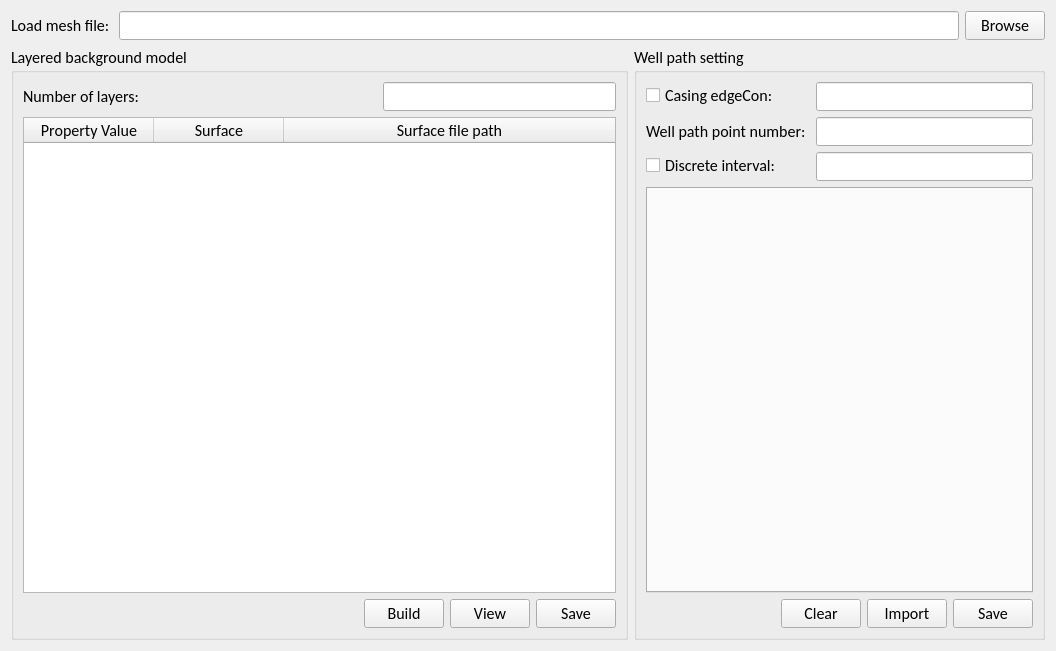
<?xml version="1.0" encoding="UTF-8"?>
<ui version="4.0">
 <class>tab_bkg</class>
 <widget class="QWidget" name="tab_bkg">
  <property name="geometry">
   <rect>
    <x>0</x>
    <y>0</y>
    <width>1056</width>
    <height>651</height>
   </rect>
  </property>
  <property name="font">
   <font>
    <family>Calibri</family>
    <pointsize>12</pointsize>
   </font>
  </property>
  <property name="windowTitle">
   <string>Form</string>
  </property>
  <layout class="QVBoxLayout" name="verticalLayout_3">
   <item>
    <layout class="QHBoxLayout" name="horizontalLayout" stretch="0,0,0">
     <item>
      <widget class="QLabel" name="label">
       <property name="text">
        <string>Load mesh file: </string>
       </property>
      </widget>
     </item>
     <item>
      <widget class="QLineEdit" name="lineEdit_meshpath"/>
     </item>
     <item>
      <widget class="QPushButton" name="pushButton_meshBrowser">
       <property name="text">
        <string>Browse</string>
       </property>
      </widget>
     </item>
    </layout>
   </item>
   <item>
    <layout class="QHBoxLayout" name="horizontalLayout_3" stretch="3,2">
     <item>
      <widget class="QGroupBox" name="groupBox_CellCon">
       <property name="title">
        <string>Layered background model</string>
       </property>
       <property name="checkable">
        <bool>false</bool>
       </property>
       <layout class="QVBoxLayout" name="verticalLayout_2">
        <item>
         <layout class="QHBoxLayout" name="horizontalLayout_2">
          <item>
           <widget class="QLabel" name="label_2">
            <property name="text">
             <string>Number of layers: </string>
            </property>
           </widget>
          </item>
          <item>
           <spacer name="horizontalSpacer">
            <property name="orientation">
             <enum>Qt::Horizontal</enum>
            </property>
            <property name="sizeHint" stdset="0">
             <size>
              <width>40</width>
              <height>20</height>
             </size>
            </property>
           </spacer>
          </item>
          <item>
           <widget class="QLineEdit" name="lineEdit_numLayers">
            <property name="alignment">
             <set>Qt::AlignCenter</set>
            </property>
           </widget>
          </item>
         </layout>
        </item>
        <item>
         <widget class="QTableWidget" name="tableWidget_layered">
          <attribute name="horizontalHeaderMinimumSectionSize">
           <number>80</number>
          </attribute>
          <attribute name="horizontalHeaderDefaultSectionSize">
           <number>130</number>
          </attribute>
          <attribute name="horizontalHeaderShowSortIndicator" stdset="0">
           <bool>true</bool>
          </attribute>
          <attribute name="horizontalHeaderStretchLastSection">
           <bool>true</bool>
          </attribute>
          <column>
           <property name="text">
            <string>Property Value</string>
           </property>
           <property name="font">
            <font>
             <family>Calibri</family>
             <pointsize>12</pointsize>
            </font>
           </property>
          </column>
          <column>
           <property name="text">
            <string>Surface</string>
           </property>
           <property name="font">
            <font>
             <family>Calibri</family>
             <pointsize>12</pointsize>
            </font>
           </property>
          </column>
          <column>
           <property name="text">
            <string>Surface file path</string>
           </property>
           <property name="font">
            <font>
             <family>Calibri</family>
             <pointsize>12</pointsize>
            </font>
           </property>
          </column>
         </widget>
        </item>
        <item>
         <layout class="QHBoxLayout" name="horizontalLayout_4" stretch="1,0,0,0">
          <item>
           <spacer name="horizontalSpacer_2">
            <property name="orientation">
             <enum>Qt::Horizontal</enum>
            </property>
            <property name="sizeHint" stdset="0">
             <size>
              <width>40</width>
              <height>20</height>
             </size>
            </property>
           </spacer>
          </item>
          <item>
           <widget class="QPushButton" name="pushButton_build">
            <property name="text">
             <string>Build</string>
            </property>
           </widget>
          </item>
          <item>
           <widget class="QPushButton" name="pushButton_viewModel">
            <property name="text">
             <string>View</string>
            </property>
           </widget>
          </item>
          <item>
           <widget class="QPushButton" name="pushButton_save_cellCon">
            <property name="text">
             <string>Save</string>
            </property>
           </widget>
          </item>
         </layout>
        </item>
       </layout>
      </widget>
     </item>
     <item>
      <widget class="QGroupBox" name="groupBox_edgeCon">
       <property name="title">
        <string>Well path setting</string>
       </property>
       <property name="checkable">
        <bool>false</bool>
       </property>
       <layout class="QVBoxLayout" name="verticalLayout">
        <item>
         <layout class="QFormLayout" name="formLayout">
          <item row="0" column="1">
           <widget class="QLineEdit" name="lineEdit_edgeCon">
            <property name="alignment">
             <set>Qt::AlignCenter</set>
            </property>
           </widget>
          </item>
          <item row="1" column="0">
           <widget class="QLabel" name="label_4">
            <property name="text">
             <string>Well path point number: </string>
            </property>
           </widget>
          </item>
          <item row="1" column="1">
           <widget class="QLineEdit" name="lineEdit_Npoints">
            <property name="alignment">
             <set>Qt::AlignCenter</set>
            </property>
           </widget>
          </item>
          <item row="2" column="1">
           <widget class="QLineEdit" name="lineEdit_int">
            <property name="alignment">
             <set>Qt::AlignCenter</set>
            </property>
           </widget>
          </item>
          <item row="2" column="0">
           <widget class="QCheckBox" name="checkBox_int">
            <property name="text">
             <string>Discrete interval: </string>
            </property>
           </widget>
          </item>
          <item row="0" column="0">
           <widget class="QCheckBox" name="checkBox_edgeCon">
            <property name="text">
             <string>Casing edgeCon: </string>
            </property>
           </widget>
          </item>
         </layout>
        </item>
        <item>
         <widget class="QTabWidget" name="tabWidget_wellpath">
          <property name="tabShape">
           <enum>QTabWidget::Triangular</enum>
          </property>
          <property name="currentIndex">
           <number>-1</number>
          </property>
         </widget>
        </item>
        <item>
         <layout class="QHBoxLayout" name="horizontalLayout_5" stretch="1,0,0,0">
          <item>
           <spacer name="horizontalSpacer_3">
            <property name="orientation">
             <enum>Qt::Horizontal</enum>
            </property>
            <property name="sizeHint" stdset="0">
             <size>
              <width>40</width>
              <height>20</height>
             </size>
            </property>
           </spacer>
          </item>
          <item>
           <widget class="QPushButton" name="pushButton_clear">
            <property name="text">
             <string>Clear</string>
            </property>
           </widget>
          </item>
          <item>
           <widget class="QPushButton" name="pushButton_importwellpath">
            <property name="text">
             <string>Import</string>
            </property>
           </widget>
          </item>
          <item>
           <widget class="QPushButton" name="pushButton_save_edgeCon">
            <property name="text">
             <string>Save</string>
            </property>
           </widget>
          </item>
         </layout>
        </item>
       </layout>
      </widget>
     </item>
    </layout>
   </item>
  </layout>
 </widget>
 <tabstops>
  <tabstop>lineEdit_meshpath</tabstop>
  <tabstop>pushButton_meshBrowser</tabstop>
  <tabstop>lineEdit_numLayers</tabstop>
  <tabstop>tableWidget_layered</tabstop>
  <tabstop>pushButton_build</tabstop>
  <tabstop>pushButton_viewModel</tabstop>
  <tabstop>pushButton_save_cellCon</tabstop>
  <tabstop>lineEdit_edgeCon</tabstop>
  <tabstop>lineEdit_Npoints</tabstop>
  <tabstop>lineEdit_int</tabstop>
  <tabstop>tabWidget_wellpath</tabstop>
  <tabstop>pushButton_clear</tabstop>
  <tabstop>pushButton_importwellpath</tabstop>
  <tabstop>pushButton_save_edgeCon</tabstop>
 </tabstops>
 <resources/>
 <connections/>
</ui>
